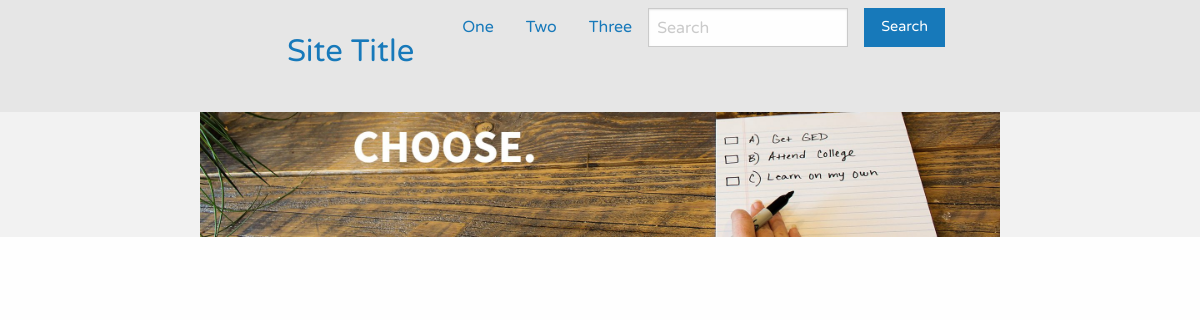
Page /mcq/ on the earlier database version.
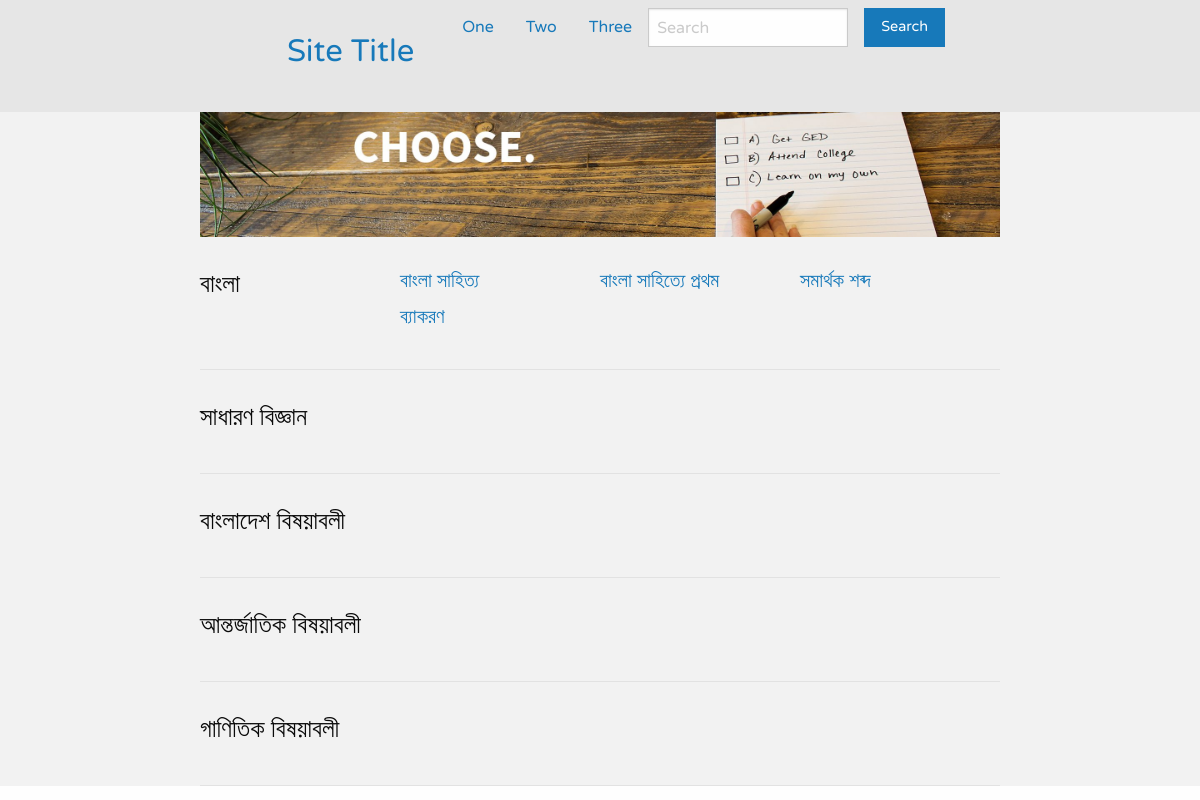
Same page on the later database version.
### mcq/models.py (models this page shows, shortened)
class McqSubject(models.Model):
    subject = models.CharField(max_length=200, unique=True)
    number_for_subject = models.IntegerField(null=True, blank=True)
    description = models.TextField(null=True, blank=True)
    created_by = models.ForeignKey(settings.AUTH_USER_MODEL, on_delete=models.SET(get_sentinel_user))
    updated_by = models.ForeignKey(settings.AUTH_USER_MODEL,
                                   related_name='updated_subject_user',
                                   on_delete=models.SET(get_sentinel_user),
                                   null=True, blank=True)

class McqLesson(models.Model):
    lesson_name = models.CharField(max_length=200, unique=True)
    lesson_for = models.ForeignKey(McqSubject,
                                   related_name='belongs_to_subject',
                                   on_delete=models.SET(get_sentinel_user))
    created_by = models.ForeignKey(settings.AUTH_USER_MODEL, on_delete=models.SET(get_sentinel_user))
    updated_by = models.ForeignKey(settings.AUTH_USER_MODEL,
                                   related_name='mcq_updated_user',
                                   on_delete=models.SET(get_sentinel_user),
                                   null=True, blank=True)
    number_for_subject = models.IntegerField(null=True, blank=True)
    description = models.TextField(null=True, blank=True)
    def __str__(self):
        return self.lesson_name

### mcq/views.py (the view)
# urls.py: path('', AllMcqCategory.as_view(), name='mcq_subject_list'),
class AllMcqCategory(ListView):
    model = McqSubject

### templates/mcq/mcqsubject_list.html (shortened to what this page needs)
{% extends "base.html" %}
{% block content %}
<div class="grid-container full" id="subject-page-container">
    <header class="grid-x">
        <div class="cell  medium-8 medium-offset-2">
            <img src="/static/images/mcq-image.jpg" alt=""/>
        </div>
    </header>
    <section class="grid-x">
            <div class="cell medium-8 medium-offset-2">
                {% for mcqsubject in object_list %}
                <div class="grid-x" style="border-bottom: 1px solid #e2e2e2;padding-top: 30px; padding-bottom: 30px;">
                    <div class="cell medium-3">
                        <div class="grid-x">
                            <div class="cell">
                                <h4>{{mcqsubject.subject}}</h4>
                            </div>
                        </div>
                    </div>
                    <div class="cell medium-9">
                        <div class="grid-x">
                            {% for lesson in mcqsubject.belongs_to_subject.all %}
                            <div class="cell medium-4">
                                <a href="{% url 'mcq_detail' lesson.lesson_name %}"><h5>{{lesson}}</h5></a>
                            </div>
                            {% endfor %}
                        </div>
                    </div>
                </div>
                {% endfor %}
            </div>
    </section>
</div>
{% endblock %}

Differences in the rows shown:
added McqSubject: subject "বাংলা"
added McqLesson: lesson_name "বাংলা সাহিত্য"
added McqLesson: lesson_name "বাংলা সাহিত্যে প্রথম"
added McqLesson: lesson_name "সমার্থক শব্দ"
added McqLesson: lesson_name "ব্যাকরণ"
added McqSubject: subject "সাধারণ বিজ্ঞান"
added McqSubject: subject "বাংলাদেশ বিষয়াবলী"
added McqSubject: subject "আন্তর্জাতিক বিষয়াবলী"
added McqSubject: subject "গাণিতিক বিষয়াবলী"
